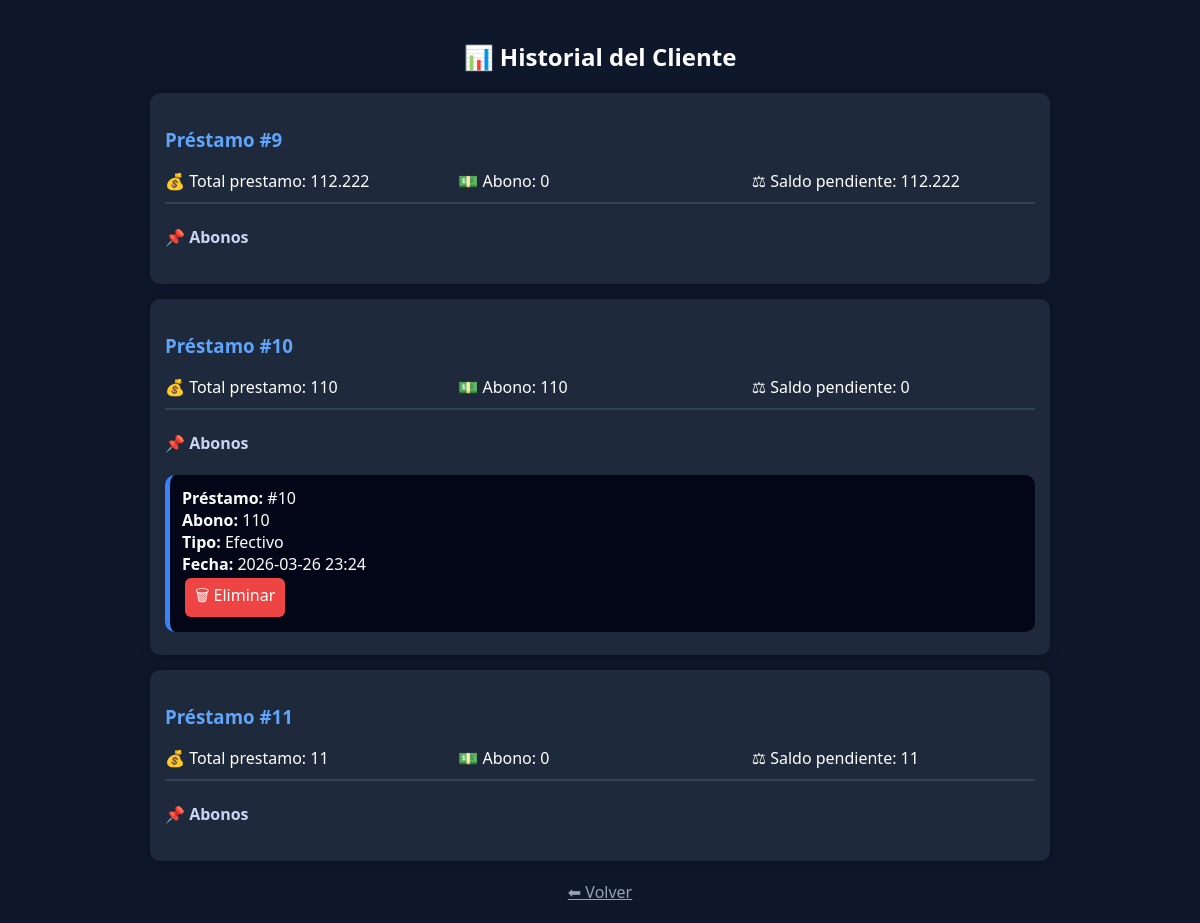
/historial/9, run on the app's committed database.
### tables this page shows
CREATE TABLE prestamos(
id INTEGER PRIMARY KEY AUTOINCREMENT,
cliente_id INTEGER,
capital REAL,
interes REAL,
dias INTEGER,
fecha TEXT,
vencimiento TEXT,
total REAL);

CREATE TABLE abonos(
id INTEGER PRIMARY KEY AUTOINCREMENT,
prestamo_id INTEGER,
monto REAL,
fecha TEXT, tipo TEXT DEFAULT 'Efectivo');

### app.py (the view)
@app.route("/historial/<int:id>")
def historial(id):
    conn = conectar()
    cursor = conn.cursor()
    prestamos = cursor.execute("""
        SELECT id,fecha,total
        FROM prestamos
        WHERE cliente_id=?
    """, (id,)).fetchall()
    data = []
    for p in prestamos:
        total, abonado, saldo, atraso, extra = calcular(p[0])
        abonos = cursor.execute("""
            SELECT id,monto,tipo,fecha
            FROM abonos
            WHERE prestamo_id=?
            ORDER BY id DESC
        """, (p[0],)).fetchall()
        lista_abonos = []
        for a in abonos:
            lista_abonos.append({
                "id": a[0],
                "monto": formato(a[1]),
                "tipo": a[2],
                "fecha": a[3]
            })
        data.append({
            "prestamo_id": p[0],
            "fecha": p[1],
            "total": formato(total),
            "abonado": formato(abonado),
            "saldo": formato(saldo),
            "estado": "PAGADO" if saldo<=0 else "VENCIDO" if atraso>0 else "ACTIVO",
            "abonos": lista_abonos
        })
    conn.close()
    return render_template("historial.html", data=data)

### app.py (called while the page is built)
def conectar():
    return sqlite3.connect("sistema.db")

def formato(x):
    return "{:,.0f}".format(x).replace(",", ".")

def calcular(pid):
    conn = conectar()
    cursor = conn.cursor()
    cursor.execute("SELECT total,vencimiento FROM prestamos WHERE id=?", (pid,))
    data = cursor.fetchone()
    if not data:
        return 0,0,0,0,0
    total, venc = data
    cursor.execute("SELECT SUM(monto) FROM abonos WHERE prestamo_id=?", (pid,))
    abonado = cursor.fetchone()[0] or 0
    saldo = total - abonado
    excedente = 0
    if saldo < 0:
        excedente = abs(saldo)
        saldo = 0
    hoy = datetime.now().date()
    venc = datetime.strptime(venc,"%Y-%m-%d").date()
    atraso = (hoy - venc).days if hoy > venc else 0
    conn.close()
    return total, abonado, saldo, atraso, excedente

### templates/historial.html (shortened to what this page needs)
<!DOCTYPE html>
<html>
<head>
<link rel="stylesheet" href="{{ url_for('static', filename='style.css') }}">
</head>
<body>
<div class="container">
<h2>📊 Historial del Cliente</h2>
{% for p in data %}
<div class="card">
<h3>Préstamo #{{p.prestamo_id}}</h3>
<div class="grid">
<div>💰 Total prestamo: {{p.total}}</div>
<div>💵 Abono: {{p.abonado}}</div>
<div>⚖ Saldo pendiente: {{p.saldo}}</div>
</div>
<hr>
<h4>📌 Abonos</h4>
{% for a in p.abonos %}
<div class="item">
<div><b>Préstamo:</b> #{{p.prestamo_id}}</div>
<div><b>Abono:</b> {{a.monto}}</div>
<div><b>Tipo:</b> {{a.tipo}}</div>
<div><b>Fecha:</b> {{a.fecha}}</div>
<a href="/eliminar_abono/{{a.id}}"
class="btn btn-del"
onclick="return confirm('¿Eliminar este abono?')">
🗑 Eliminar
</a>
</div>
{% endfor %}
</div>
{% endfor %}
<a href="/clientes" class="volver">⬅ Volver</a>
</div>
</body>
</html>

### static/style.css (style rules this page uses)
body { font-family: 'Segoe UI', sans-serif; background: #0f172a; color: #fff; margin:0; }
.container { width:90%; max-width:900px; margin:auto; padding:20px; }
h2 { text-align:center; margin-bottom:20px; }
.card { background:#1e293b; padding:15px; border-radius:10px; margin-bottom:15px; box-shadow:0 0 10px rgba(0,0,0,0.3); }
.btn { display:inline-block; padding:6px 10px; margin:3px; border-radius:6px; text-decoration:none; color:white; }
.btn-del { background:#ef4444; }
.volver { display:block; text-align:center; margin-top:20px; color:#94a3b8; }
.grid { display:grid; grid-template-columns: repeat(3,1fr); gap:10px; margin-bottom:10px; }
.item { background:#0f172a; padding:10px; border-radius:8px; margin-bottom:8px; border-left:4px solid #3b82f6; }
h3 { color:#60a5fa; }
h4 { color:#cbd5f5; }
hr { border:1px solid #334155; }
.item { background:#020617; padding:12px; border-radius:10px; margin-top:10px; border-left:5px solid #3b82f6; transition:0.3s; }
.grid { display:grid; grid-template-columns: repeat(3,1fr); gap:10px; margin:10px 0; }
hr { border:1px solid #334155; margin:10px 0; }
.grid { display:grid; grid-template-columns: repeat(3,1fr); gap:10px; }

### data on the page
prestamos: prestamo_id "9", total "112.222", abonado "0", saldo "112.222"
prestamos: prestamo_id "10", total "110", abonado "110", saldo "0"
abonos: prestamo_id "10", monto "110", tipo "Efectivo", fecha "2026-03-26 23:24"
prestamos: prestamo_id "11", total "11", abonado "0", saldo "11"
